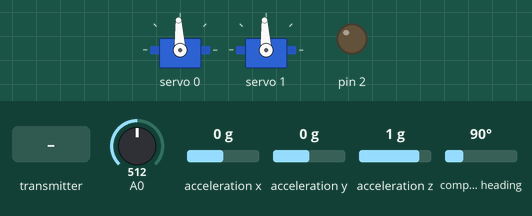
The sketch below on a simulated Arduino Uno, built with avr-gcc and run on an emulated ATmega328P. Shown: 2 × servo, output pins drawn as LEDs (lit = HIGH). The inputs (shaded band) are chosen by the test bench; at power-on: compass heading 90°, A0 = 512, acceleration x 0 g, acceleration y 0 g, acceleration z 1 g. EEPROM starts erased; no radio packets arrive unless stated; what the sketch prints to the serial monitor is not drawn.

Above: at 3.3 s.
3.4 s: the transmitter starts sending desired.1 = 25
At 4.6 s:
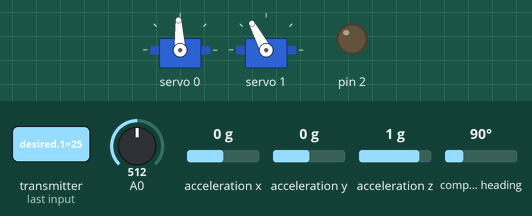
4.9 s: the transmitter starts sending desired.3 = 25
At 5.3 s:
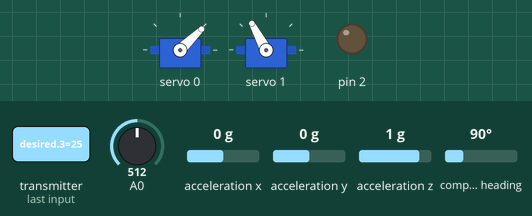
6.4 s: compass heading set to 96°
At 6.9 s:
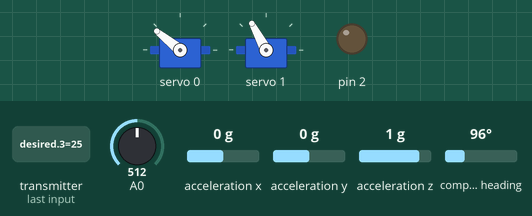
7.9 s: the transmitter starts sending desired.1 = 0
At 8.8 s:
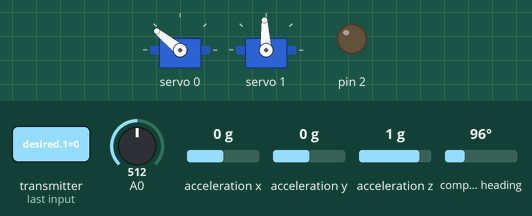
9.4 s: the transmitter starts sending desired.0 = 50
At 10.8 s:
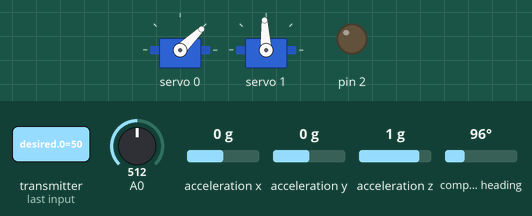
Timing chart, 0 to 12.0 s (numbered marks = the images above; inputs shaded):
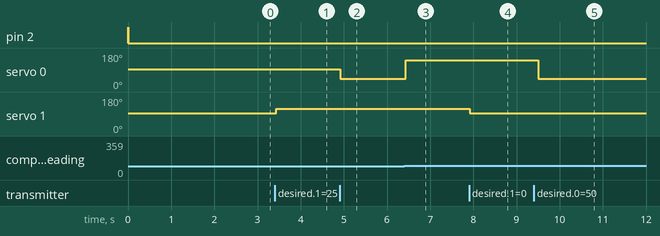

The sketch:

2axis_gimbal.ino
```cpp
#include <Wire.h>
#include <Adafruit_Sensor.h>
#include <Adafruit_BNO055.h>
#include <utility/imumaths.h>
#include <PID_v1.h>
#include <SPI.h>
#include <nRF24L01.h>
#include <RF24.h>
//#include <PololuMaestro.h>
#include <Adafruit_PWMServoDriver.h>
#include <EEPROM.h>
#define BNO055_SAMPLERATE_DELAY_MS (100)

//IMU Setup
Adafruit_BNO055 bno = Adafruit_BNO055(55);

//Constants and Variables
float ch;
float desired[5]; //array that radio recieves
//float rollCorrect = -1.3;
//float tiltCorrect = .24;
//int rollCenter = 1465;
int tiltCenter = 1500;
int tiltTrim;
float degPerUs = 10.33;
const int battReadings = 20;
int battValue[battReadings];
int battIndex = 0;
int battTotal = 0;
int battValueAvg = 0;
bool motorDrive = 0;
unsigned long currentTime;
unsigned long lastTime=0;
int loopTime;
float dh, diff, diffX;
float dt;
float lastDh=0;
int periodM=1500;
float battVoltage;
float tilt;
float roll;
int isCalibrated;
uint8_t system2, gyro, accel, mag;
int resetNum=0;
bool resetState=0;
bool lastResetState=0;
unsigned long resetStartTime=0;
unsigned long resetTime=0;
long osc;
byte addrA[5];
byte addrB[5];
int channelVal;
int channel;
//packet tracing variables
int packetCount;
float packetsRecieved;
float packetsMissed;
int packetLossX100;
float packetLoss;
int lastPacketCount;


//Radio Setup
RF24 radio(7, 8); // CE, CSN


void initializeSensor(void)
{
    if (!bno.begin())
    {
        /* There was a problem detecting the BNO055 ... check your connections */
        Serial.print("Ooops, no BNO055 detected ... Check your wiring or I2C ADDR!");
        while (1);
    }

    int eeAddress = 0;
    long bnoID;
    bool foundCalib = false;

    EEPROM.get(eeAddress, bnoID);

    adafruit_bno055_offsets_t calibrationData;
    sensor_t sensor;

    /*
    *  Look for the sensor's unique ID at the beginning oF EEPROM.
    *  This isn't foolproof, but it's better than nothing.
    */
    bno.getSensor(&sensor);
    if (bnoID != sensor.sensor_id)
    {
        Serial.println("\nNo Calibration Data for this sensor exists in EEPROM");
        delay(500);
    }
    else
    {
        Serial.println("\nFound Calibration for this sensor in EEPROM.");
        eeAddress += sizeof(long);
        EEPROM.get(eeAddress, calibrationData);

       // displaySensorOffsets(calibrationData);

        Serial.println("\n\nRestoring Calibration data to the BNO055...");
        bno.setSensorOffsets(calibrationData);

        Serial.println("\n\nCalibration data loaded into BNO055");
        foundCalib = true;
    }

    delay(1000);

    /* Display some basic information on this sensor */
//    displaySensorDetails();

    /* Optional: Display current status */
//    displaySensorStatus();


  bno.setExtCrystalUse(true);

    sensors_event_t event;
    bno.getEvent(&event);
    /* always recal the mag as It goes out of calibration very often */
    if (foundCalib){
        Serial.println("Move sensor slightly to calibrate magnetometers");  //Commented this out on 12/21/20 to help remotely code
/*
        while (!bno.isFullyCalibrated())
        {
            isCalibrated=2;
            bno.getEvent(&event);
            delay(BNO055_SAMPLERATE_DELAY_MS);
            sendIt();
        }
        */
    }
    else
    {
        Serial.println("Please Calibrate Sensor: ");
        while (!bno.isFullyCalibrated())
        {
            bno.getEvent(&event);

            Serial.print("X: ");
            Serial.print(event.orientation.x, 4);
            Serial.print("\tY: ");
            Serial.print(event.orientation.y, 4);
            Serial.print("\tZ: ");
            Serial.print(event.orientation.z, 4);
            Serial.print("\tCal: ");
            Serial.println(isCalibrated);
            Serial.println("Calibration Values:");
            Serial.print("Gyro: ");
            Serial.print(gyro);
            Serial.print("\tAccel: ");
            Serial.print(accel);
            Serial.print("\tMag: ");
            Serial.print(mag);
            Serial.print("\tSys: ");
            Serial.println(system2);
            Serial.print(F("Serial Number: "));
            String serialNum = (char*)addrA;  //convert byte array to printable string
            Serial.print(serialNum);
            Serial.print(F("Radio Channel: "));
            Serial.println(channel);
            Serial.println();

            /* Optional: Display calibration status */
//            displayCalStatus();

            /* New line for the next sample */
//            Serial.println("");

//**************************** Send info back while calibrating******************

isCalibrated=2;

 // uint8_t system2, gyro, accel, mag;
  system2 = gyro = accel = mag = 0;
  bno.getCalibration(&system2, &gyro, &accel, &mag);


sendIt();


            /* Wait the specified delay before requesting new data */
          //  delay(BNO055_SAMPLERATE_DELAY_MS);


        }
    }

    Serial.println("\nFully calibrated!");
    Serial.println("--------------------------------");
    Serial.println("Calibration Results: ");
    adafruit_bno055_offsets_t newCalib;
    bno.getSensorOffsets(newCalib);
//    displaySensorOffsets(newCalib);

    Serial.println("\n\nStoring calibration data to EEPROM...");

    eeAddress = 0;
    bno.getSensor(&sensor);
    bnoID = sensor.sensor_id;

    EEPROM.put(eeAddress, bnoID);

    eeAddress += sizeof(long);
    EEPROM.put(eeAddress, newCalib);
    Serial.println("Data stored to EEPROM.");

    Serial.println("\n--------------------------------\n");
    isCalibrated=1;
    delay(500);

}

void sendIt(void){

// Convert values to ints for smaller sending, need to stay under 32 bytes
int  battVoltageX100 = battVoltage * 100;
int chX10 = ch * 10;
int tiltX10 = tilt * 10;
int rollX10 = roll * 10;


//Put data into an array for sending back to controller
int payload[] = {battVoltageX100, chX10, tiltX10, rollX10, system2, gyro, accel, mag, isCalibrated, resetNum, packetLossX100};

/*
// Print contents of array for debug
for (int i = 0; i < 9; i++) Serial.print(payload[i]);
Serial.println();
*/


//Send info back to controller
delay(5);
radio.stopListening();
radio.write(&payload, sizeof(payload));

}


//Servo Controller Setup
/*
#ifdef SERIAL_PORT_HARDWARE_OPEN
#define maestroSerial SERIAL_PORT_HARDWARE_OPEN
#else
#include <SoftwareSerial.h>
  SoftwareSerial maestroSerial(9, 10);
#endif

MicroMaestro maestro(maestroSerial);
*/
Adafruit_PWMServoDriver pwm = Adafruit_PWMServoDriver();


//PID Setup
double Setpoint=0, uhe, Output;
PID myPID(&uhe, &Output, &Setpoint,40,20,.5,P_ON_E, DIRECT);


void setup() {

Serial.begin(115200);
Serial.println("Gimbal Startup");

//Maestro Initalize
/*
maestroSerial.begin(9600);
maestro.setAcceleration(1,10);
*/

EEPROM.get(50, osc);  //get oscillator freq from EEPROM
pwm.begin();
pwm.setOscillatorFrequency(osc);
pwm.setPWMFreq(50);  // Analog servos run at ~50 Hz updates

//PID Initalize
Setpoint = 0;
myPID.SetSampleTime(100);
myPID.SetMode(AUTOMATIC);
myPID.SetOutputLimits(-1023,1023);


//read jumper pin divider to select radio channel and read trim pot to adjust tilt zero deg position
pinMode(2, OUTPUT);
digitalWrite(2, HIGH);
delay(10);
channelVal=analogRead(A2);
tiltTrim=analogRead(A1);
tiltCenter = map(tiltTrim, 0,1023,1400,1600);
digitalWrite(2, LOW);

if(channelVal>=896){
  channel=109;
}
else if(channelVal<896 && channelVal>=640){
  channel=111;
}
else if(channelVal<640 && channelVal>=384){
  channel=113;
}
else if(channelVal<384 && channelVal>=128){
  channel=115;
}
else if(channelVal<128){
  channel=117;
}

//Radio Initalize


EEPROM.get(60, addrA);
EEPROM.get(70, addrB);
radio.begin();
radio.setChannel(channel); //0-124 are avalible
//radio.setDataRate(RF24_250KBPS);
radio.setPALevel(RF24_PA_LOW);
//radio.openWritingPipe(addresses[0]);     *******old pipe selction remove *******
//radio.openReadingPipe(1, addresses[1]);
radio.openWritingPipe(addrA);
radio.openReadingPipe(1, addrB);

//Battery Readings Initialize to 0
  for (int thisReading = 0; thisReading < battReadings; thisReading++) {
    battValue[thisReading] = 0;
  }

//BNO Initalize

initializeSensor();
}

void loop() {


//Loop time
currentTime=millis();
loopTime=currentTime-lastTime;
lastTime=currentTime;


int rst=0;  // Change the reset signal back to 0

//Get Sensor Calibration Status
/* Get the four calibration values (0..3) */
/* Any sensor data reporting 0 should be ignored, */
/* 3 means 'fully calibrated" */
system2 = gyro = accel = mag = 0;
bno.getCalibration(&system2, &gyro, &accel, &mag);


//Get Average Battery Voltage
battTotal = battTotal - battValue[battIndex];
battValue[battIndex] = analogRead(A0);
battTotal = battTotal + battValue[battIndex];
battIndex = battIndex + 1;
if(battIndex >= battReadings){
  battIndex = 0;
}
battValueAvg = battTotal / battReadings;
battVoltage = battValueAvg*(5.3/1023);


//Get array of data from Radio
radio.startListening();
if (radio.available()) {
    radio.read(&desired, sizeof(desired));


//parse the array that was recieved
  dh=desired[0]; //desired heading
  dt=desired[1]; //deisred tilt
  rst=desired[2]; //Reset signal
  motorDrive=desired[3]; //drive yes/no
  packetCount=desired[4];


  packetsRecieved = ++packetsRecieved;

  int packetDiff = packetCount-lastPacketCount;

  if (packetDiff > 1 && packetDiff < 100){
    packetsMissed = packetsMissed+packetDiff;
  }

packetLoss = (packetsMissed / (packetsRecieved+packetsMissed))*100;
packetLossX100 = packetLoss*100;


 /*
  Serial.print("Packets Recieved:");
  Serial.println(packetsRecieved);
  Serial.print("Missed Packets:");
  Serial.println(packetsMissed);
  Serial.print("Loss:");
  Serial.print(packetLoss);
  Serial.println("%");
  Serial.println();

*/
  lastPacketCount = packetCount;


  }

//Calculate dh difference for manual operation
diff=dh-lastDh;


if(diff<=180 && diff>=-180){
  diff=diff;
}
else if(diff>180){
  diff=diff-360;
}
else if(diff<180){
  diff=diff+360;
}

if(diff>10 || diff<-10){
  diff=0;
}

diff=diff*100;                                 // use this line to adjust sensitivity of manual movement
diffX=diffX+diff;
lastDh=dh;

//decay differnce over time
if(diffX>0){
  diffX=diffX-loopTime;
    if(diffX<0){
      diffX=0;
    }
}

if(diffX<0){
  diffX=diffX+loopTime;
   if(diffX>0){
    diffX=0;
   }
}


// Get new sensor data, euler method
sensors_event_t event;
bno.getEvent(&event);
ch = (event.orientation.x)+90;
{
  if(ch>=360)
  {
  ch=ch-360;
  }
}
tilt = (event.orientation.y);
roll = (event.orientation.z);


//Quaternion method
/*
imu::Quaternion quat = bno.getQuat();

imu::Vector<3> eul = quat.toEuler();

float ch = eul.x();
float tilt = eul.y();
float roll = eul.z();

ch=ch*-57.2957795;
tilt=tilt*57.2957795;
roll=roll*57.2957795;

if(ch<0){
  ch=360+ch;
}
*/

// Reset sensor
if (rst == 1){

  initializeSensor();
  rst=0;
  radio.flush_rx();

}

// Erase calibration data from EEPROM and reset sensor
if (rst == 2){

  for (int i = 0 ; i < 49 ; i++) {
    EEPROM.write(i, 0);
  }

  initializeSensor();
  rst=0;
  radio.flush_rx();

}

/*
//Reset Sensor if tilt or roll get too far off
if (tilt>70 || tilt<-70 || roll>70 || roll<-70){
  maestro.setTarget(0,6000); //Stop Pan Motor
  initializeSensor();
  resetNum=++resetNum;
  delay(2000);
}
*/

if (tilt>70 || tilt<-70 || roll>70 || roll<-70) {
  resetState=1;
} else {
  resetState=0;
}

if (resetState != lastResetState) {
  if(resetState == 1){
    resetStartTime=millis();
  }
}

lastResetState = resetState;
resetTime=currentTime-resetStartTime;
/*
  Serial.print("Reset State: ");
  Serial.print(resetState);
  Serial.print("\tCurrent TIme: ");
  Serial.print(currentTime);
  Serial.print("\tReset Start Time: ");
  Serial.print(resetStartTime);
  Serial.print("\tTime Delay: ");
  Serial.println(resetTime);
*/
if(resetState==1){
  if(resetTime > 10000 && resetTime < 200000){
    //maestro.setTarget(0,6000); //Stop Pan Motor
    pwm.writeMicroseconds(0, 1500);
    initializeSensor();
    resetNum=++resetNum;
    delay(2000);
  }
}


sendIt();


//pan heading correction math
  float rhe = dh-ch; //raw heading error
{
  if(rhe<=180 && rhe>=-180)
  {
   uhe=rhe; //unwrapped heading error
  }
  else if(rhe>180)
  {
    uhe=rhe-360;
  }
  else if (rhe<-180)
  {
    uhe=rhe+360;
  }
}

// PID loop
myPID.Compute();

//Output Mapping
int Period=map(Output,-1023,1023,2000,1000);

//Pan Motor Driving
if (motorDrive==1){                              // Auto
  if (uhe<-.4 || uhe>.4)                            // change numbers to adjust deadband
  {
  //maestro.setTarget(0,Period);
  pwm.writeMicroseconds(0, Period);
  myPID.SetOutputLimits(-1023,1023);
  }
  else if (uhe>-.4 && uhe<.4)
  {
  //maestro.setTarget(0,6000);
  pwm.writeMicroseconds(0, 1500);
  myPID.SetOutputLimits(-1,1);
  }
}

if (motorDrive==0){                           // Manual
periodM=1500+diffX;
//maestro.setTarget(0,periodM);
pwm.writeMicroseconds(0, periodM);
}


//Tilt Motor Driving
float servoAnglez=0-dt;
float microSecZ=((tiltCenter-(servoAnglez*degPerUs)));
//maestro.setTarget(1,microSecZ);

pwm.writeMicroseconds(1, microSecZ);

//debug

  Serial.print("Battery Voltage: ");
  Serial.println(battVoltage);
  Serial.println("Sensor Values");
  Serial.print("Pan: ");
  Serial.print(ch);
  Serial.print("\tTilt: ");
  Serial.print(tilt);
  Serial.print("\tRoll: ");
  Serial.println(roll);
  Serial.println("Calibration Values:");
  Serial.print("Gyro: ");
  Serial.print(gyro);
  Serial.print("\tAccel: ");
  Serial.print(accel);
  Serial.print("\tMag: ");
  Serial.print(mag);
  Serial.print("\tSys: ");
  Serial.println(system2);
  Serial.print("Calibration Status: ");
  Serial.println(isCalibrated);
  Serial.print(F("# Of Resets: "));
  Serial.println(resetNum);
  Serial.print(F("Serial Number: "));
  String serialNum = (char*)addrA;  //convert byte array to printable string
  Serial.print(serialNum);
  Serial.print(F("Radio Channel: "));
  Serial.println(channel);
  Serial.print(F("Packet Loss:"));
  Serial.print(packetLoss);
  Serial.println("%");
  Serial.println();


}
```

Measured:
- the behaviour switches between 90 and 91° on compass heading (found by bisection; images 2 and 3)
- after the input at 3.4 s, servo 1: 93° → 118° at once
- after the input at 4.9 s, servo 0: 93° → 44° at once
- after the input at 6.4 s, servo 0: 44° → 141° at once
- after the input at 7.9 s, servo 1: 118° → 93° at once
- after the input at 9.4 s, servo 0: 141° → 44° after 0.11 s
